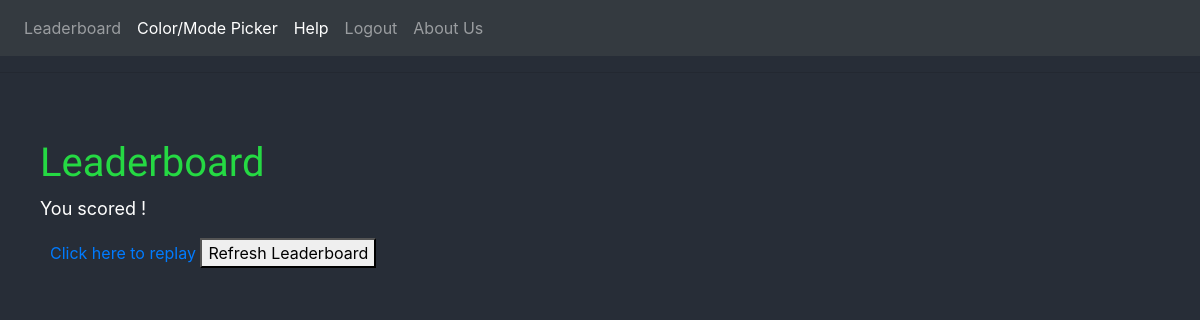
The page /leaderboard on the database as committed earlier.
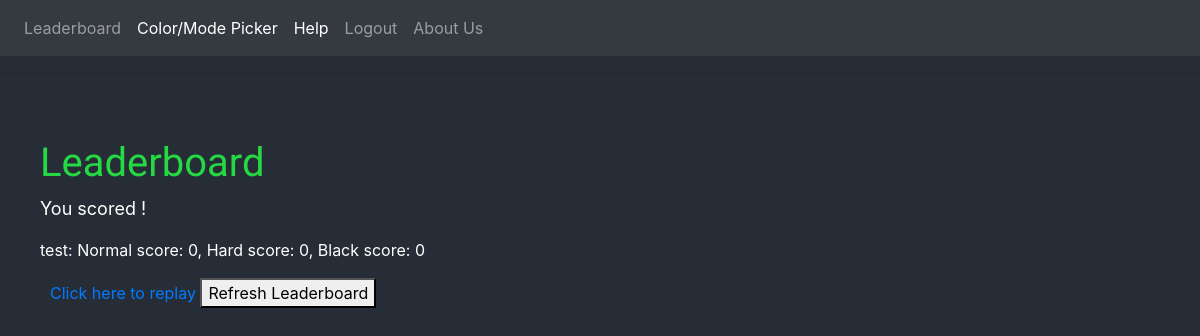
The same page on the database as committed later.
### mygame/models.py (models this page shows, shortened)
class User(UserMixin, db.Model):
    id = db.Column(db.Integer, primary_key=True)
    username = db.Column(db.String(64), index=True, unique=True)
    userscore = db.Column(db.Integer, default=0)
    blackscore = db.Column(db.Integer, default=0)
    hardscore = db.Column(db.Integer, default=0)
    password_hash = db.Column(db.String(128))
    posts = db.relationship('Post', backref='author', lazy='dynamic')

### mygame/routes.py (the view)
@app.route('/leaderboard')
def leaderboard():
    users = User.query.all()
    return render_template('leaderboard.html', title='Leaderboard', users=users)

### mygame/templates/leaderboard.html (shortened to what this page needs)
{% extends "base2.html" %}
{% block content %}
    <h1 style= "text-indent: 40px">Leaderboard</h1>
		<div class ="score"><p style= "text-indent: 40px">You scored ! </p></div>
    {% for user in users %}
    <div><p style= "text-indent: 40px">{{user.username }}: Normal score: {{user.userscore}}, Hard score: {{user.hardscore}}, Black score: {{user.blackscore}}
    {% endfor %}
	</p></div>
    <div style = "position:absolute; left: 50px">
    <a href="color">Click here to replay</a>
    <button onClick="window.location.reload();">Refresh Leaderboard</button>
    </div>
{% endblock %}

### mygame/templates/base2.html (shortened to what this page needs)
<html>
    <head>
      <link rel="stylesheet" href="../static/css/style.css" />
          <link rel="stylesheet" href="https://stackpath.bootstrapcdn.com/bootstrap/4.3.1/css/bootstrap.min.css">
    </head>
    <body>
      <nav class="navbar navbar-expand-lg navbar-dark bg-dark">
        <div class="collapse navbar-collapse" id="navbarText">
          <ul class="navbar-nav mr-auto">
            <li class="nav-item">
              <a class="nav-link" href="leaderboard">Leaderboard</a>
            </li>
            <li class="nav-item active">
              <a class="nav-link" href="color">Color/Mode Picker<span class="sr-only">(current)</span></a>
            </li>
            <li class="nav-item active">
              <a class="nav-link" href="help">Help<span class="sr-only">(current)</span></a>
            </li>
            <li class="<nav-item">
              <a class="nav-link" href="{{ url_for('logout') }}">Logout</a>
            </li>
            <li class="nav-item">
              <a class="nav-link" href="about">About Us</a>
            </li>
          </ul>
        </div>
      </nav>
        <hr>
        {% block content %}{% endblock %}
    </body>
</html>

### mygame/static/css/style.css (style rules this page uses)
html body { background-color: #272d37; }
h1 { font-family: 'Saira Stencil One', cursive; color: #25D943; padding-top: 50px; }
p { color: white; }
div.score { font-size : large; }

Rows that differ between the two databases and show on the page:
added User: username "test", userscore "0", hardscore "0", blackscore "0"
